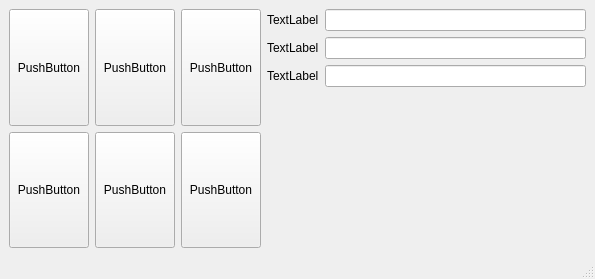
<?xml version="1.0" encoding="UTF-8"?>
<ui version="4.0">
 <class>MainWindow</class>
 <widget class="QMainWindow" name="MainWindow">
  <property name="geometry">
   <rect>
    <x>0</x>
    <y>0</y>
    <width>595</width>
    <height>279</height>
   </rect>
  </property>
  <property name="windowTitle">
   <string>MainWindow</string>
  </property>
  <widget class="QWidget" name="centralwidget">
   <layout class="QGridLayout" name="gridLayout">
    <item row="0" column="2">
     <widget class="QPushButton" name="pushButton_6">
      <property name="sizePolicy">
       <sizepolicy hsizetype="Minimum" vsizetype="Preferred">
        <horstretch>0</horstretch>
        <verstretch>0</verstretch>
       </sizepolicy>
      </property>
      <property name="text">
       <string>PushButton</string>
      </property>
     </widget>
    </item>
    <item row="1" column="1">
     <widget class="QPushButton" name="pushButton_3">
      <property name="sizePolicy">
       <sizepolicy hsizetype="Minimum" vsizetype="Preferred">
        <horstretch>0</horstretch>
        <verstretch>0</verstretch>
       </sizepolicy>
      </property>
      <property name="text">
       <string>PushButton</string>
      </property>
     </widget>
    </item>
    <item row="1" column="0">
     <widget class="QPushButton" name="pushButton_2">
      <property name="sizePolicy">
       <sizepolicy hsizetype="Minimum" vsizetype="Preferred">
        <horstretch>0</horstretch>
        <verstretch>0</verstretch>
       </sizepolicy>
      </property>
      <property name="text">
       <string>PushButton</string>
      </property>
     </widget>
    </item>
    <item row="0" column="0">
     <widget class="QPushButton" name="pushButton_4">
      <property name="sizePolicy">
       <sizepolicy hsizetype="Minimum" vsizetype="Preferred">
        <horstretch>0</horstretch>
        <verstretch>0</verstretch>
       </sizepolicy>
      </property>
      <property name="text">
       <string>PushButton</string>
      </property>
     </widget>
    </item>
    <item row="0" column="1">
     <widget class="QPushButton" name="pushButton_5">
      <property name="sizePolicy">
       <sizepolicy hsizetype="Minimum" vsizetype="Preferred">
        <horstretch>0</horstretch>
        <verstretch>0</verstretch>
       </sizepolicy>
      </property>
      <property name="text">
       <string>PushButton</string>
      </property>
     </widget>
    </item>
    <item row="1" column="2">
     <widget class="QPushButton" name="pushButton">
      <property name="sizePolicy">
       <sizepolicy hsizetype="Minimum" vsizetype="Preferred">
        <horstretch>0</horstretch>
        <verstretch>0</verstretch>
       </sizepolicy>
      </property>
      <property name="text">
       <string>PushButton</string>
      </property>
     </widget>
    </item>
    <item row="0" column="3" rowspan="2">
     <layout class="QFormLayout" name="formLayout">
      <item row="0" column="0">
       <widget class="QLabel" name="label">
        <property name="text">
         <string>TextLabel</string>
        </property>
       </widget>
      </item>
      <item row="0" column="1">
       <widget class="QLineEdit" name="lineEdit"/>
      </item>
      <item row="1" column="0">
       <widget class="QLabel" name="label_3">
        <property name="text">
         <string>TextLabel</string>
        </property>
       </widget>
      </item>
      <item row="1" column="1">
       <widget class="QLineEdit" name="lineEdit_2"/>
      </item>
      <item row="2" column="0">
       <widget class="QLabel" name="label_2">
        <property name="text">
         <string>TextLabel</string>
        </property>
       </widget>
      </item>
      <item row="2" column="1">
       <widget class="QLineEdit" name="lineEdit_3"/>
      </item>
      <item row="3" column="1">
       <layout class="QVBoxLayout" name="verticalLayout_3"/>
      </item>
     </layout>
    </item>
   </layout>
  </widget>
  <widget class="QMenuBar" name="menubar">
   <property name="geometry">
    <rect>
     <x>0</x>
     <y>0</y>
     <width>595</width>
     <height>22</height>
    </rect>
   </property>
  </widget>
  <widget class="QStatusBar" name="statusbar"/>
 </widget>
 <resources/>
 <connections/>
</ui>
